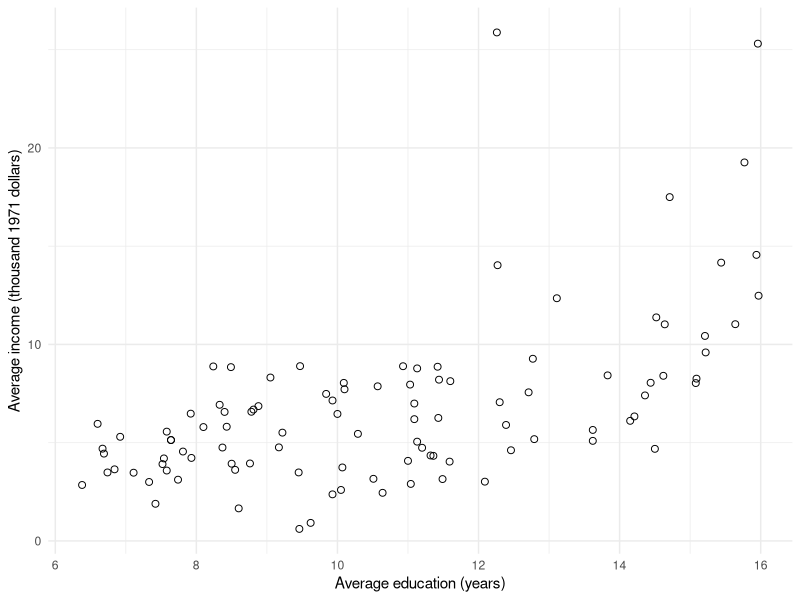
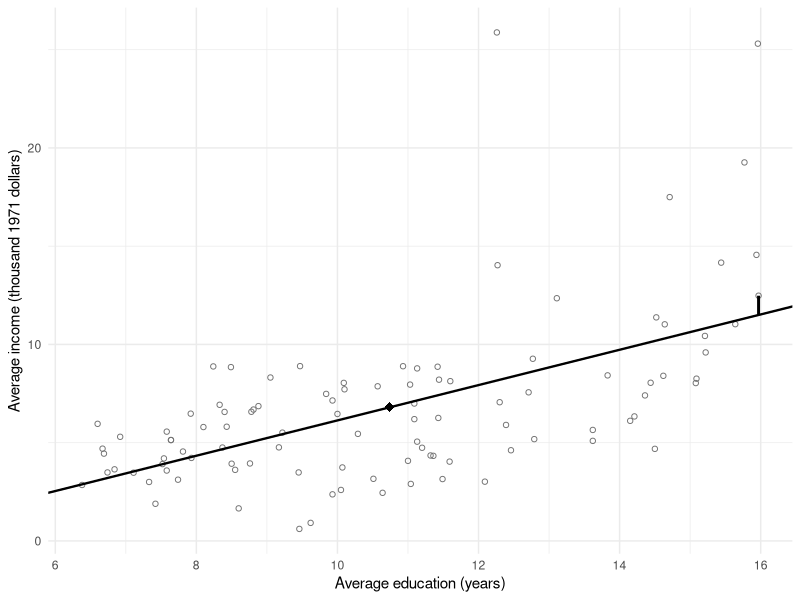
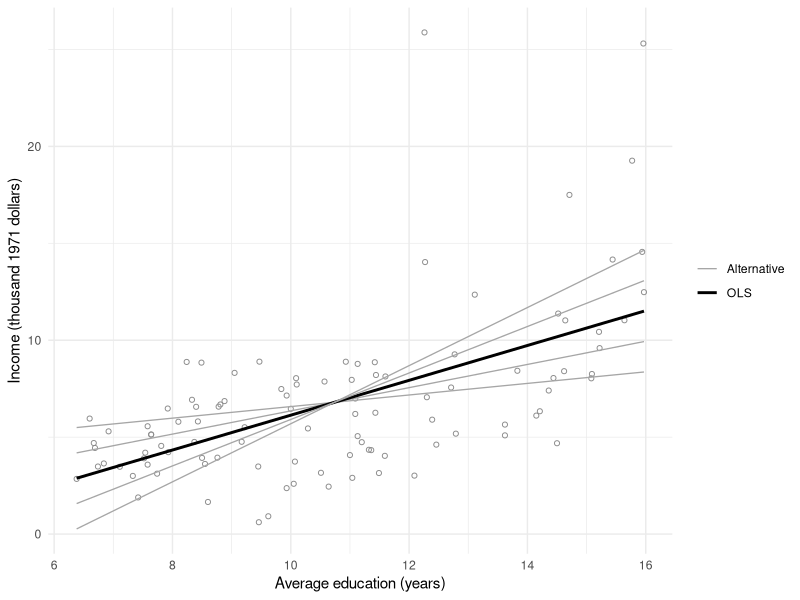
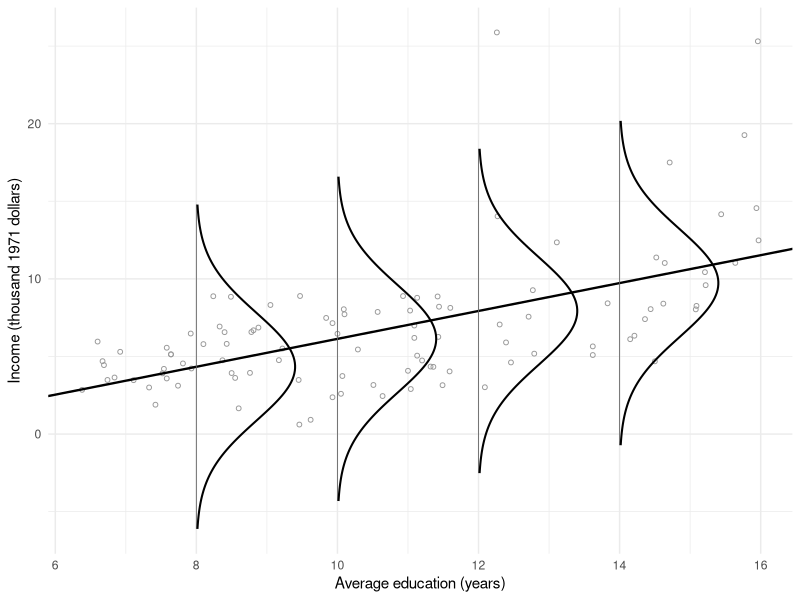
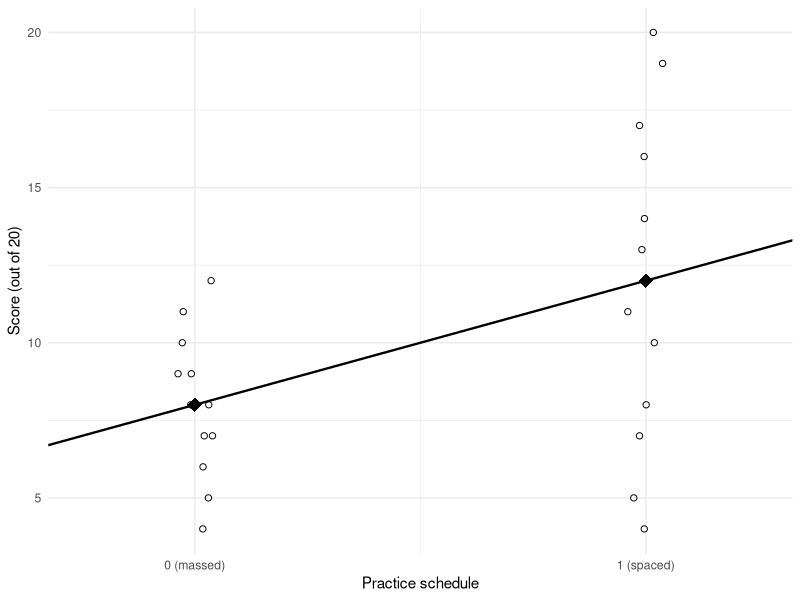
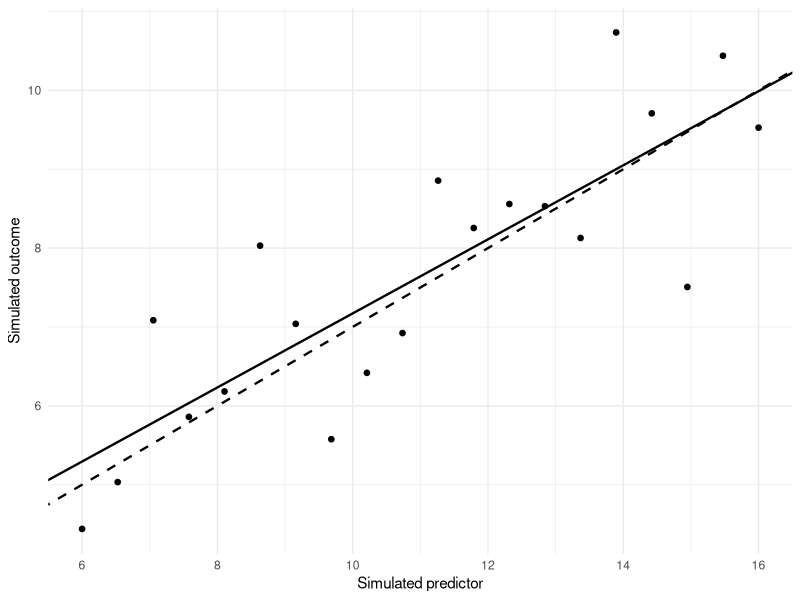
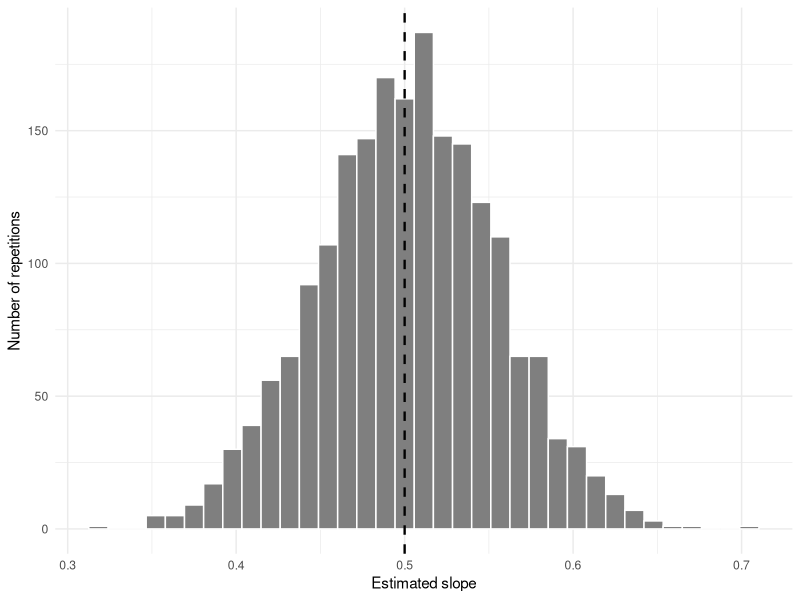
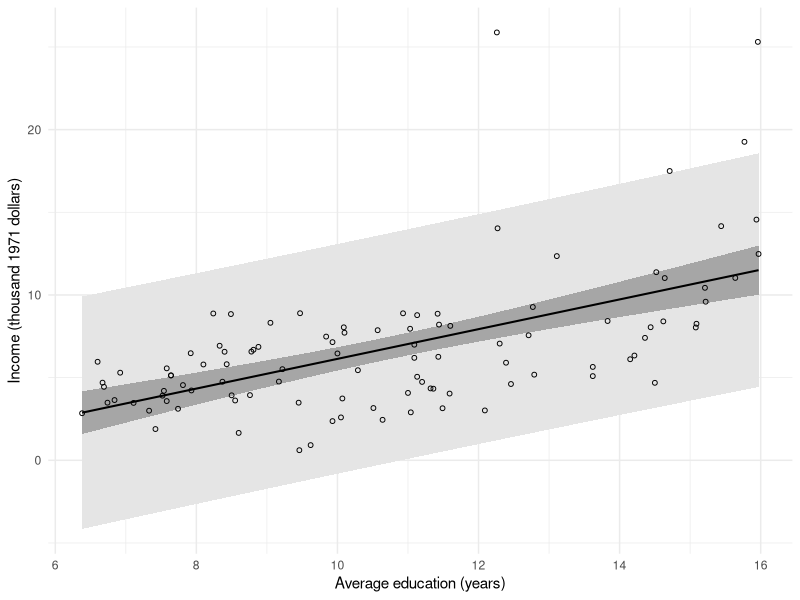

The R source for these figures, in order:
## ---- chunk 1
#| label: setup
#| include: false
knitr::opts_chunk$set(echo = FALSE, warning = FALSE, message = FALSE,
                     fig.pos = "H", collapse = TRUE, comment = "#>")
if (knitr::is_latex_output()) knitr::opts_chunk$set(dev = "cairo_pdf")
options(digits = 10, width = 68)
ggplot2::theme_set(ggplot2::theme_minimal(base_size = 11))
# Display helper for authored tables: round once to four decimals, give a
# column the fewest common decimals that show every value, a true minus
# sign, and a bound for a nonzero value that rounds to zero.
show_value <- function(x) {
  shown <- format(round(x, 4), digits = 15, scientific = FALSE, trim = TRUE)
  tiny <- x != 0 & round(x, 4) == 0
  shown[tiny] <- ifelse(x[tiny] > 0, "< 0.0001", "> \u22120.0001")
  unname(sub("^-", "\u2212", shown))
}
## ---- chunk 2
#| label: ch7-data-visible
#| echo: true
prestige <- carData::Prestige
prestige$income_k <- prestige$income / 1000
library(ggplot2)
## ---- chunk 3
#| label: fig-ch7-scatter
#| echo: true
#| fig-cap: "Education and income in the 102 occupation records, before fitting a line."
#| fig-alt: "Occupation-average income generally rises with occupation-average education, with considerable scatter and some especially high-income occupations."
#| fig-width: 6.3
#| fig-height: 3.8
ggplot(prestige, aes(education, income_k)) +
  geom_point(shape = 1, size = 2) +
  labs(x = "Average education (years)",
       y = "Average income (thousand 1971 dollars)")
## ---- chunk 4
#| label: ch7-prepare-visible
#| echo: true
model <- lm(income_k ~ education, data = prestige)
b <- coef(model)
coef(model)
## ---- chunk 5
#| label: ch7-teacher-visible
#| echo: true
teacher <- prestige["university.teachers", ]
teacher_fit <- predict(model, teacher)
c(fitted = unname(teacher_fit),
  residual = teacher$income_k - unname(teacher_fit),
  at_12 = unname(predict(model, data.frame(education = 12))))
## ---- chunk 6
#| label: fig-ch7-line-residual
#| fig-cap: "The least-squares line passes through the mean point; the marked vertical segment is the university-teacher residual."
#| fig-alt: "A fitted line crosses the mean education and income. At 15.97 years, a vertical segment joins the fitted value to the higher university-teacher observation."
#| fig-width: 6.3
#| fig-height: 3.8
teacher <- prestige["university.teachers", ]
teacher$fit <- predict(model, teacher)
ggplot(prestige, aes(education, income_k)) +
  geom_point(shape = 1, colour = "grey45") +
  geom_abline(intercept = b[1], slope = b[2], linewidth = .8) +
  annotate("point", x = mean(prestige$education),
    y = mean(prestige$income_k), shape = 18, size = 3) +
  geom_segment(data = teacher, aes(xend = education, yend = fit),
               linewidth = 1) +
  labs(x = "Average education (years)",
       y = "Average income (thousand 1971 dollars)")
## ---- chunk 7
#| label: ch7-candidate-lines-code
x <- prestige$education
y <- prestige$income_k
candidate_slopes <- unname(b[2]) + c(-0.6, -0.3, 0, 0.3, 0.6)
candidate_intercepts <- mean(y) - candidate_slopes * mean(x)
ols_rss <- sum(resid(model)^2)
predictor_spread <- sum((x - mean(x))^2)
candidate_rss <- ols_rss +
  predictor_spread * (candidate_slopes - b[2])^2
candidate_lines <- data.frame(
  Intercept = candidate_intercepts,
  Slope = candidate_slopes,
  RSS = candidate_rss
)
## ---- chunk 8
#| label: tbl-ch7-candidate-lines
#| tbl-cap: "Candidate lines through the mean point and their residual sums of squares."
#| echo: false
knitr::kable(data.frame(lapply(candidate_lines, show_value)),
  align = "r")
## ---- chunk 9
#| label: fig-ch7-candidate-lines
#| echo: false
#| fig-cap: "Five candidate lines through the sample mean. The OLS line has the smallest residual sum of squares."
#| fig-alt: "Five lines with different slopes cross at the mean occupation point. The highlighted OLS line runs centrally through the data; steeper and flatter alternatives have larger residual sums of squares."
#| fig-width: 6.3
#| fig-height: 3.8
candidate_grid <- expand.grid(
  education = seq(min(x), max(x), length.out = 100),
  Candidate = seq_along(candidate_slopes)
)
candidate_grid$income <- candidate_intercepts[candidate_grid$Candidate] +
  candidate_slopes[candidate_grid$Candidate] * candidate_grid$education
candidate_grid$Line <- ifelse(
  candidate_grid$Candidate == 3, "OLS", "Alternative"
)
ggplot(prestige, aes(education, income_k)) +
  geom_point(shape = 1, colour = "grey55", size = 1.4) +
  geom_line(data = candidate_grid,
            aes(y = income, group = Candidate, colour = Line,
                linewidth = Line)) +
  scale_colour_manual(values = c(Alternative = "grey65", OLS = "black")) +
  scale_linewidth_manual(values = c(Alternative = .45, OLS = 1)) +
  labs(x = "Average education (years)",
       y = "Income (thousand 1971 dollars)", colour = NULL, linewidth = NULL)
## ---- chunk 10
#| label: ch7-fit-summaries-visible
#| echo: true
c(residual_SD = sigma(model), R_squared = summary(model)$r.squared)
## ---- chunk 11
#| label: fig-ch7-conditional
#| fig-cap: "What the process conditions claim, drawn on the occupation records: at each education value, a Normal distribution of incomes centred on the line, with the same spread everywhere."
#| fig-alt: "The 102 occupation records and the fitted line rising from about 3 to 12 thousand dollars over education 6 to 16. At 8, 10, 12 and 14 years, an identical bell-shaped curve stands sideways on the line, spreading about 10 thousand dollars above and below it; the curve at 8 years extends below zero income, while several high-income records at 12 years and above lie beyond the curves' upper tails."
#| fig-width: 6.3
#| fig-height: 3.4
curve_sd <- sigma(model)
curves <- do.call(rbind, lapply(c(8, 10, 12, 14), function(x0) {
  mu <- unname(predict(model, data.frame(education = x0)))
  income <- seq(mu - 3 * curve_sd, mu + 3 * curve_sd, length.out = 120)
  data.frame(at = x0, income = income,
    education = x0 + 1.4 * dnorm(income, mu, curve_sd) /
      dnorm(0, 0, curve_sd))
}))
ggplot(prestige, aes(education, income_k)) +
  geom_point(shape = 1, colour = "grey60", size = 1.3) +
  geom_abline(intercept = b[1], slope = b[2], linewidth = .8) +
  geom_segment(data = unique(curves["at"]),
    aes(x = at, xend = at,
      y = b[1] + b[2] * at - 3 * curve_sd,
      yend = b[1] + b[2] * at + 3 * curve_sd),
    colour = "grey40", linewidth = .3, inherit.aes = FALSE) +
  geom_path(data = curves, aes(education, income, group = at),
    linewidth = .7, inherit.aes = FALSE) +
  labs(x = "Average education (years)",
       y = "Income (thousand 1971 dollars)")
## ---- chunk 12
#| label: ch7-coefficient-inference-visible
#| echo: true
coef(summary(model))
confint(model, "education")
## ---- chunk 13
#| label: ch7-binary-predictor
#| echo: true
score <- c(4, 5, 7, 8, 4, 5, 7, 8, 6, 7, 9, 10, 10, 11, 13, 14,
           8, 9, 11, 12, 16, 17, 19, 20)
spaced <- rep(rep(c(0, 1), each = 4), 3)
two_groups <- lm(score ~ spaced)
coef(summary(two_groups))
## ---- chunk 14
#| label: fig-ch7-binary
#| fig-cap: "With a 0/1 predictor, the least-squares line joins the two group means: the intercept is the massed mean and the slope the difference in means."
#| fig-alt: "Twenty-four invented scores plotted at 0 for massed and 1 for spaced practice, massed scores from 4 to 12 and spaced from 7 to 20. A line joins the massed mean 8 to the spaced mean 12, both marked with filled diamonds."
#| fig-width: 5.6
#| fig-height: 3
two_group_data <- data.frame(spaced, score)
group_means <- data.frame(spaced = c(0, 1),
  score = tapply(score, spaced, mean))
ggplot(two_group_data, aes(spaced, score)) +
  geom_point(shape = 1, size = 1.8,
    position = position_jitter(width = .04, height = 0, seed = 12345)) +
  geom_abline(intercept = coef(two_groups)[1],
    slope = coef(two_groups)[2], linewidth = .8) +
  geom_point(data = group_means, shape = 18, size = 4.5) +
  scale_x_continuous(breaks = c(0, 1),
    labels = c("0 (massed)", "1 (spaced)")) +
  coord_cartesian(xlim = c(-.25, 1.25)) +
  labs(x = "Practice schedule", y = "Score (out of 20)")
## ---- chunk 15
#| label: ch7-known-sample-code
#| echo: true
set.seed(123)
known_data <- data.frame(x = seq(6, 16, length.out = 20))
known_data$y <- 2 + 0.5 * known_data$x + rnorm(20, sd = 1)
known_model <- lm(y ~ x, data = known_data)
## ---- chunk 16
#| label: tbl-ch7-known-sample
#| tbl-cap: "One fitted sample from a process with known coefficients and error SD."
#| echo: false
known_summary <- coef(summary(known_model))
knitr::kable(data.frame(
  Quantity = c("Intercept", "Slope", "Residual SD"),
  Estimate = show_value(c(coef(known_model), sigma(known_model))),
  `Model SE` = c(show_value(known_summary[, "Std. Error"]), ""),
  check.names = FALSE
), align = c("l", "r", "r"))
## ---- chunk 17
#| label: fig-ch7-core-true-fitted
#| echo: false
#| fig-cap: "Known and fitted lines for one simulated dataset. The true process is programmed; the fitted line responds to the realized errors."
#| fig-alt: "Twenty simulated points surround the known line with intercept two and slope one half. A solid fitted line and dashed true line differ slightly."
ggplot2::ggplot(known_data, ggplot2::aes(x = x, y = y)) +
  ggplot2::geom_point(size = 1.6) +
  ggplot2::geom_abline(
    intercept = 2, slope = 0.5, linetype = "dashed", linewidth = 0.8
  ) +
  ggplot2::geom_abline(
    intercept = coef(known_model)[1],
    slope = coef(known_model)[2], linewidth = 0.8
  ) +
  ggplot2::labs(x = "Simulated predictor", y = "Simulated outcome")
## ---- chunk 18
#| label: ch7-repeated-slopes-code
#| echo: false
set.seed(321)
rep_x <- seq(6, 16, length.out = 40)
repetitions <- data.frame(
  slope = numeric(2000), se = numeric(2000), covered = logical(2000)
)
for (j in seq_len(nrow(repetitions))) {
  rep_y <- 2 + 0.5 * rep_x + rnorm(40, sd = 1)
  rep_fit <- lm(rep_y ~ rep_x)
  repetitions$slope[j] <- coef(rep_fit)[2]
  repetitions$se[j] <- coef(summary(rep_fit))[2, "Std. Error"]
  rep_ci <- confint(rep_fit)[2, ]
  repetitions$covered[j] <- rep_ci[1] <= 0.5 &&
    rep_ci[2] >= 0.5
}
repetition_summary <- c(
  mean_slope = mean(repetitions$slope),
  empirical_SD = sd(repetitions$slope),
  mean_estimated_SE = mean(repetitions$se),
  theoretical_SD = 1 / sqrt(sum((rep_x - mean(rep_x))^2)),
  empirical_coverage = mean(repetitions$covered)
)
## ---- chunk 19
#| label: tbl-ch7-repeated-slopes
#| tbl-cap: "Slope behavior across 2,000 repetitions of the known process."
#| echo: false
knitr::kable(data.frame(
  Quantity = c("Mean estimated slope", "SD of estimated slopes",
               "Mean estimated SE", "Theoretical slope SD",
               "Fraction of intervals covering 0.5"),
  Value = replace(show_value(unname(repetition_summary)), 5,
    sub("^0", "", show_value(unname(repetition_summary))[5]))
))
## ---- chunk 20
#| label: fig-ch7-core-repetition
#| echo: false
#| fig-cap: "Slopes in 2,000 repetitions of the known process. The vertical reference is the true slope, 0.5."
#| fig-alt: "A roughly symmetric histogram of repeated fitted slopes is centered near one half; its spread represents repeated-sample slope variation."
#| fig-pos: H
#| fig-width: 6.3
#| fig-height: 2.8
ggplot2::ggplot(repetitions, ggplot2::aes(x = slope)) +
  ggplot2::geom_histogram(bins = 35, color = "white", fill = "grey50") +
  ggplot2::geom_vline(xintercept = 0.5, linewidth = 0.8, linetype = "dashed") +
  ggplot2::labs(x = "Estimated slope", y = "Number of repetitions")
## ---- chunk 21
#| label: ch7-precision-conditions-code
baseline_x <- seq(6, 16, length.out = 40)
more_x <- seq(6, 16, length.out = 160)
narrow_x <- seq(8.5, 13.5, length.out = 40)
baseline_sd <- 1 / sqrt(sum((baseline_x - mean(baseline_x))^2))
more_rows_sd <- 1 / sqrt(sum((more_x - mean(more_x))^2))
narrow_sd <- 1 / sqrt(sum((narrow_x - mean(narrow_x))^2))
more_noise_sd <- 2 / sqrt(sum((baseline_x - mean(baseline_x))^2))
precision_conditions <- data.frame(
  Condition = c("Baseline", "More rows", "Narrower support", "More noise"),
  n = c(40, 160, 40, 40), Lower = c(6, 6, 8.5, 6),
  Upper = c(16, 16, 13.5, 16),
  `Error SD` = c(1, 1, 1, 2),
  `Slope SD` = c(baseline_sd, more_rows_sd, narrow_sd, more_noise_sd),
  check.names = FALSE
)
## ---- chunk 22
#| label: tbl-ch7-precision-conditions
#| tbl-cap: "How sample size, predictor support, and error SD affect theoretical slope precision."
#| echo: false
precision_conditions$`Slope SD` <- show_value(
  precision_conditions$`Slope SD`)
knitr::kable(precision_conditions)
## ---- chunk 23
#| label: fig-ch7-intervals
#| fig-cap: "Mean-response intervals and new-case prediction intervals under the same working model."
#| fig-alt: "The mean-confidence band is narrowest near average education. The new-case prediction band is much wider throughout the observed education range."
#| fig-width: 6.3
#| fig-height: 3.3
grid <- data.frame(education = seq(min(x), max(x), length.out = 150))
cm <- predict(model, grid, interval = "confidence")
pi <- predict(model, grid, interval = "prediction")
grid$fit <- cm[, 1]
grid$cl <- cm[, 2]; grid$cu <- cm[, 3]
grid$pl <- pi[, 2]; grid$pu <- pi[, 3]
ggplot(grid, aes(education, fit)) +
  geom_ribbon(aes(ymin = pl, ymax = pu), fill = "grey90") +
  geom_ribbon(aes(ymin = cl, ymax = cu), fill = "grey65") +
  geom_line(linewidth = .7) +
  geom_point(data = prestige, aes(y = income_k), shape = 1, size = 1.3) +
  labs(x = "Average education (years)",
       y = "Income (thousand 1971 dollars)")
## ---- chunk 24
#| label: ch7-interval-code
#| echo: true
predict(model, data.frame(education = 12), interval = "confidence")
predict(model, data.frame(education = 12), interval = "prediction")
## ---- chunk 25
#| label: fig-ch7-checks
#| fig-cap: "Residual pattern and influence invite different follow-up questions."
#| fig-alt: "The left panel shows curvature and uneven scatter in residuals. The right panel shows Cook's distances, with physicians most influential for this fit."
#| fig-width: 6.4
#| fig-height: 2.6
op <- par(mfrow = c(1, 2), mar = c(4, 4, 1, 1), mgp = c(2.5, .7, 0))
plot(fitted(model), resid(model), xlab = "Fitted income", ylab = "Residual",
     pch = 1, cex = .7)
abline(h = 0, col = "grey60")
lines(lowess(fitted(model), resid(model)), lwd = 2)
plot(cooks.distance(model), type = "h", xlab = "Occupation row",
     ylab = "Cook's distance")
check_most <- which.max(cooks.distance(model))
text(check_most, cooks.distance(model)[check_most], "physicians",
     pos = 4, cex = .7)
par(op)
## ---- chunk 26
#| label: ch7-check-models
#| echo: true
quad <- lm(income_k ~ education + I(education^2), data = prestige)
most <- which.max(cooks.distance(model))
without <- lm(income_k ~ education, data = prestige[-most, ])
c(full = unname(coef(model)[2]), without = unname(coef(without)[2]))
coef(summary(quad))["I(education^2)", ]
## ---- chunk 27
#| label: fig-ch7-curvature
#| fig-cap: "Straight and quadratic fits to the same 102 records. The curve is an exploratory sensitivity, not a selected final model."
#| fig-alt: "The quadratic fit bends upward toward higher education, unlike the constant-slope straight line. Both fits use all 102 occupation records on the same income scale."
#| fig-width: 6.3
#| fig-height: 3.7
check_grid <- data.frame(
  education = seq(min(x), max(x), length.out = 200)
)
check_curves <- rbind(
  data.frame(check_grid, Fit = "Straight line",
             Income = predict(model, check_grid)),
  data.frame(check_grid, Fit = "Quadratic sensitivity",
             Income = predict(quad, check_grid))
)
ggplot(prestige, aes(education, income_k)) +
  geom_point(shape = 1, colour = "grey50", size = 1.5) +
  geom_line(data = check_curves,
            aes(y = Income, linetype = Fit), linewidth = .8) +
  labs(x = "Average education (years)",
       y = "Income (thousand 1971 dollars)", linetype = NULL)
## ---- chunk 28
#| label: ch7-hc3-visible
#| echo: true
V_hc3 <- sandwich::vcovHC(model, type = "HC3")
c(classical = coef(summary(model))["education", "Std. Error"],
  HC3 = sqrt(V_hc3["education", "education"]))
## ---- chunk 29
#| label: ch7-galton-visible
#| echo: true
galton <- read.csv("galton1886_sons.csv")
sapply(galton[c("father", "son")], sd)
c(r = cor(galton$father, galton$son),
  z_slope = unname(coef(lm(scale(son) ~ scale(father),
    data = galton))[2]))
## ---- chunk 30
#| label: fig-ch7-rtm
#| fig-cap: "Galton's 179 fathers and sons in standard units. The fitted line has slope $r=.4269$, flatter than the dashed line of slope 1; the filled points are the mean positions of the fathers more than 1 SD above and below their mean, with their sons."
#| fig-alt: "A cloud of 179 points, fathers' heights in standard units from about −2.8 to 3.7 across and sons' from about −3.5 to 2.8 up. A dashed line of slope 1 and a solid fitted line of slope about 0.43 cross at the origin. Two filled diamonds, near (1.6, 0.7) and (−1.5, −0.6), sit close to the solid line, inside the dashed one."
#| fig-width: 5.4
#| fig-height: 4.6
z_father <- as.numeric(scale(galton$father))
z_son <- as.numeric(scale(galton$son))
r_galton <- cor(galton$father, galton$son)
galton_z <- data.frame(z_father, z_son)
tall <- z_father > 1
short <- z_father < -1
group_means <- data.frame(
  z_father = c(mean(z_father[tall]), mean(z_father[short])),
  z_son = c(mean(z_son[tall]), mean(z_son[short])))
ggplot(galton_z, aes(z_father, z_son)) +
  geom_point(shape = 1, colour = "grey55", size = 1.4) +
  geom_abline(intercept = 0, slope = 1, linetype = "dashed",
    linewidth = .7) +
  geom_abline(intercept = 0, slope = r_galton, linewidth = .9) +
  geom_point(data = group_means, shape = 18, size = 4.5) +
  annotate("text", x = 3.7, y = c(-2.6, -3.2), hjust = 1, size = 3.6,
    label = c("solid: fitted line, slope r = .4269",
      "dashed: slope 1")) +
  coord_equal(xlim = c(-3.6, 3.8), ylim = c(-3.6, 3.8)) +
  labs(x = "Father's height (standard units)",
       y = "Son's height (standard units)")
